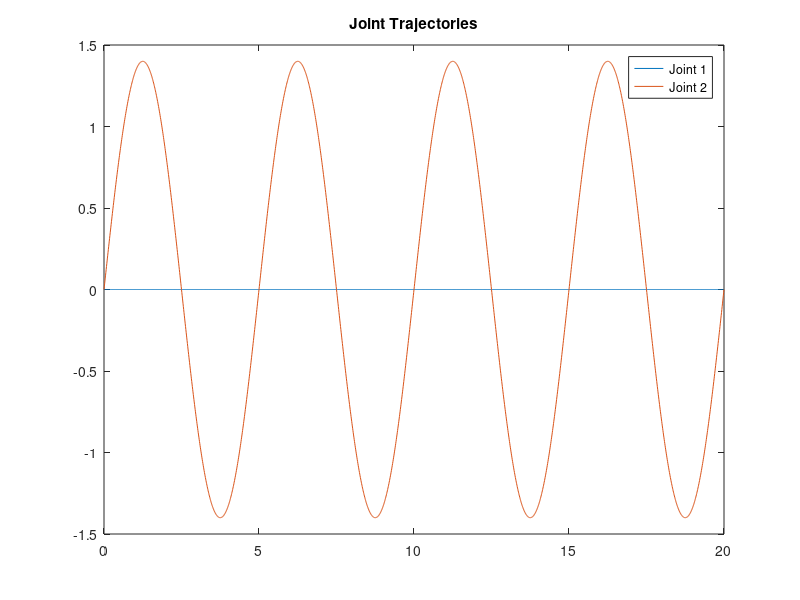

Recreate this plot in MATLAB. (Note: this script raises an error after producing the figure.)
%% Script to generate sinusoidal csv file for arm trajectories

clc; clear all; close all;

f = 0.2;    % frequency (Hz)
A = 1.4;
outputFile = "trajectories_sin02.csv";

t = linspace(0, 20, 2001)';
x1 = 0*t;
x2 = A*sin(2*pi*f*t);
traj = [t x1 x2];

figure;
plot(t, x1, t, x2);
legend("Joint 1", "Joint 2");
title("Joint Trajectories");


writematrix(traj, outputFile)
